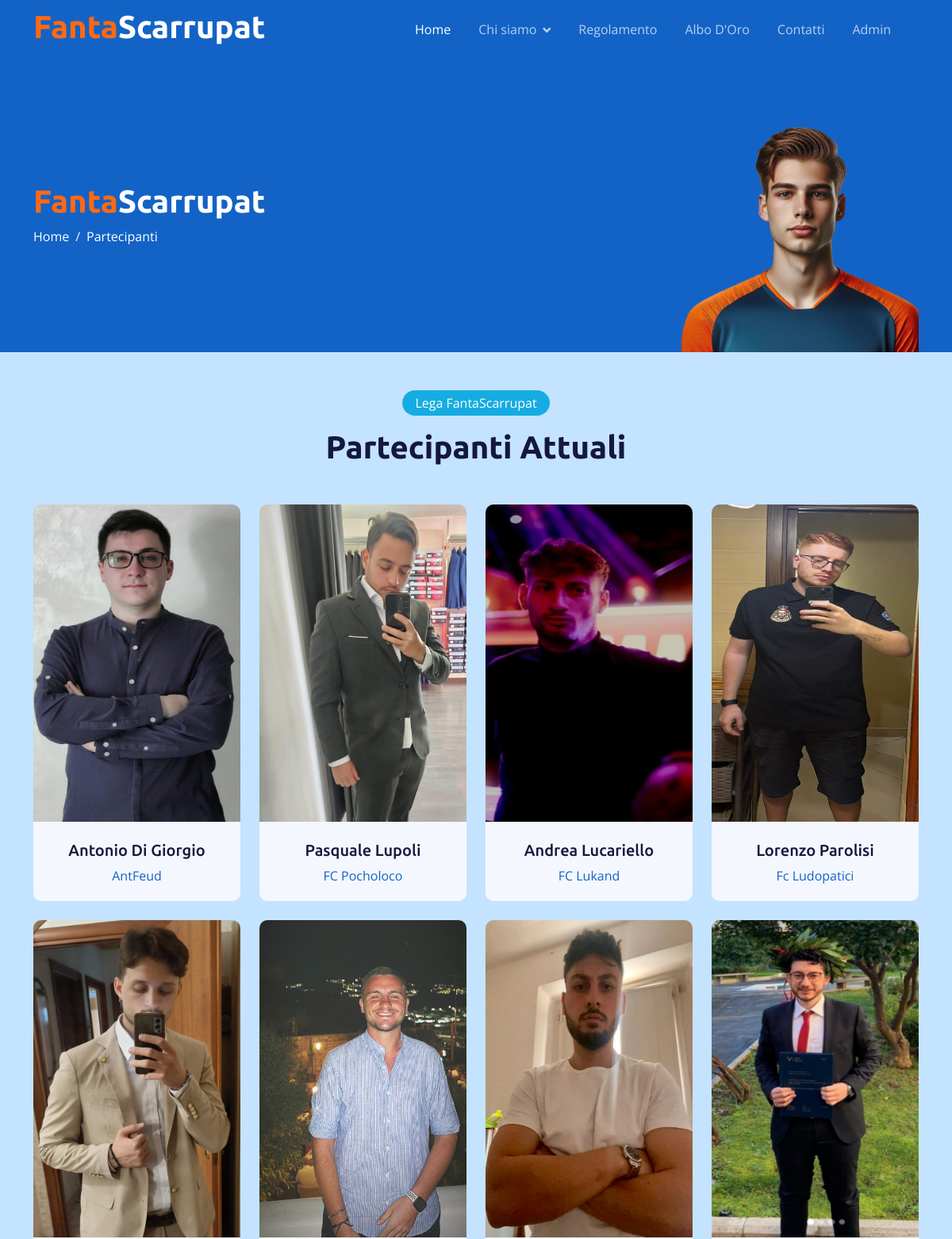
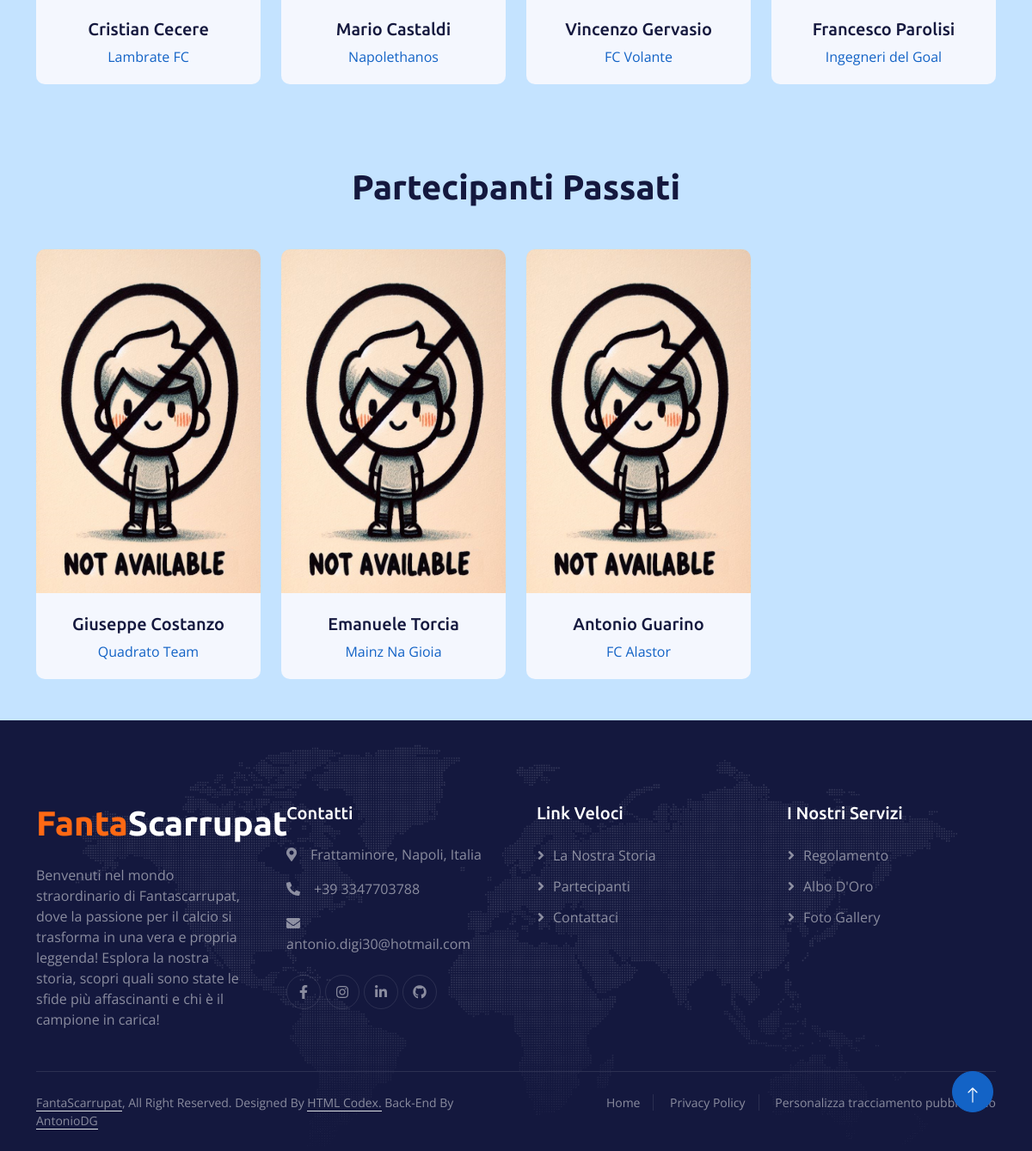
Screenshot of /partecipanti.php with the database file from the repository (2 pictures, top to bottom).
### tables this page shows
CREATE TABLE IF NOT EXISTS `fantasquadra` (
  `nome_fantasquadra` varchar(100) NOT NULL,
  `scudetto` varchar(100) DEFAULT NULL,
  `fantallenatore` varchar(100) NOT NULL,
  `immagine_fantallenatore` varchar(100) NOT NULL,
  `flag_attuale` varchar(1) NOT NULL,
  PRIMARY KEY (`nome_fantasquadra`)
);

### partecipanti.php (the view, shortened to what this page needs)
<!DOCTYPE html>
<html lang="en">
<head>
    <link href="https://cdnjs.cloudflare.com/ajax/libs/font-awesome/5.10.0/css/all.min.css" rel="stylesheet">
    <link href="https://cdn.jsdelivr.net/npm/bootstrap-icons@1.4.1/font/bootstrap-icons.css" rel="stylesheet">
    <link href="lib/animate/animate.min.css" rel="stylesheet">
    <link href="lib/owlcarousel/assets/owl.carousel.min.css" rel="stylesheet">
    <link href="css/bootstrap.min.css" rel="stylesheet">
    <link href="css/style.css" rel="stylesheet">
</head>
<body>
    <?php
      include 'php/contVisual.php';
    ?>
    <div class="container-fluid pt-5 bg-primary hero-header">
        <div class="container pt-5">
            <div class="row g-5 pt-5">
                <div class="col-lg-6 align-self-center text-center text-lg-start mb-lg-5">
                    <h1><span class="text-color1">Fanta</span><span class="text-color2">Scarrupat</span></h1>
                    <nav aria-label="breadcrumb">
                        <ol class="breadcrumb justify-content-center justify-content-lg-start mb-0">
                            <li class="breadcrumb-item"><a class="text-white" href="index.php">Home</a></li>
                            <li class="breadcrumb-item text-white active" aria-current="page">Partecipanti</li>
                        </ol>
                    </nav>
                </div>
                <div class="col-lg-6 align-self-end text-center text-lg-end">
                    <img class="img-fluid" src="img/player_mezzo_busto.png" alt="" style="max-height: 300px;">
                </div>
            </div>
        </div>
    </div>
    <div class="container-xxl py-5">
      <div class="container">
        <div class="text-center mx-auto mb-5 wow fadeInUp" data-wow-delay="0.1s" style="max-width: 500px;">
          <div class="d-inline-block rounded-pill bg-secondary text-ball py-1 px-3 mb-3">Lega FantaScarrupat</div>
          <h1 class="display-6 mb-5">Partecipanti Attuali</h1>
        </div>
        <div class="row g-4">
          <?php
          $query = "SELECT * FROM fantasquadra WHERE flag_attuale = 1";
          $result = $conn->query($query);
          if ($result->num_rows > 0) {
            while($row = $result->fetch_assoc()) {
              $nome_squadra = $row['nome_fantasquadra'];
              ?>
              <div class="col-lg-3 col-md-6 wow fadeInUp" data-wow-delay="0.3s">
                <div class="team-item position-relative rounded overflow-hidden">
                  <div class="overflow-hidden">
                    <img class="img-fluid-personal" src="img/partecipanti/<?php echo $row["immagine_fantallenatore"]?>" alt=" Errore Recupero Foto Fantallenatore">
                  </div>
                  <div class="team-text bg-light text-center p-4">
                    <h5><?php echo $row['fantallenatore']; ?></h5>
                    <p class="text-primary"><?php echo $nome_squadra; ?></p>
                  </div>
                </div>
              </div>
              <?php
            }
          }
          ?>
        </div>
      </div>
    </div>
    <div class="container-xxl py-5">
      <div class="container">
        <div class="text-center mx-auto mb-5 wow fadeInUp" data-wow-delay="0.1s" style="max-width: 500px;">
          <h1 class="display-6 mb-5">Partecipanti Passati</h1>
        </div>
        <div class="row g-4">
          <?php
            $query = "SELECT * FROM fantasquadra WHERE flag_attuale = 0";
            $result = $conn->query($query);
              if ($result->num_rows > 0) {
                while($row = $result->fetch_assoc()) {
                  $nome_squadra = $row['nome_fantasquadra'];
          ?>
                  <div class="col-lg-3 col-md-6 wow fadeInUp" data-wow-delay="0.3s">
                    <div class="team-item position-relative rounded overflow-hidden">
                      <div class="overflow-hidden">
                        <img class="img-fluid-personal" src="img/partecipanti/<?php echo $row["immagine_fantallenatore"]?>" alt=" Errore Recupero Foto Fantallenatore">
                      </div>
                      <div class="team-text bg-light text-center p-4">
                        <h5><?php echo $row['fantallenatore']; ?></h5>
                        <p class="text-primary"><?php echo $nome_squadra; ?></p>
                      </div>
                    </div>
                  </div>
          <?php
                }
              }
          ?>
        </div>
      </div>
    </div>
    <a href="#" class="btn btn-lg btn-primary btn-lg-square back-to-top pt-2"><i class="bi bi-arrow-up"></i></a>
</body>
</html>

### css/style.css (style rules this page uses)
:root { --primary: #1363C6; --secondary: #15ACE1; --light: #F4F7FE; --dark: #14183E; }
.text-color1 { color: #FF6914; }
.text-color2 { color: #FFFFFF; }
.back-to-top { position: fixed; display: none; right: 45px; bottom: 45px; z-index: 99; }
h1, h2, h3, .fw-bold { font-weight: 700 !important; }
h4, h5, h6, .fw-medium { font-weight: 500 !important; }
.btn { font-weight: 500; transition: .5s; }
.btn-lg-square { width: 48px; height: 48px; }
.btn-square, .btn-sm-square, .btn-lg-square { padding: 0; display: flex; align-items: center; justify-content: center; font-weight: normal; border-radius: 50px; }
.team-item img { position: relative; top: 0; transition: .5s; }
.team-item .team-text { position: relative; height: 100px; transition: .5s; }
* { box-sizing: border-box; }
.sticky-top { top: -150px; transition: .5s; }
.navbar { padding: 11px 0 !important; height: 75px; }
.navbar .navbar-nav .nav-link { margin-right: 35px; padding: 0; color: rgba(255, 255, 255, .7); outline: none; }
.navbar .navbar-nav .nav-link:hover, .navbar .navbar-nav .nav-link.active { color: rgba(255, 255, 255, 1); }
.navbar .dropdown-toggle::after { border: none; content: "\f107"; font-family: "Font Awesome 5 Free"; font-weight: 900; vertical-align: middle; margin-left: 8px; }
.hero-header { margin-top: -75px; background-size: cover; }
.hero-header .breadcrumb-item+.breadcrumb-item::before { color: var(--light); }
.footer { background: url(../img/footer.png) center center no-repeat; background-size: contain; }
.footer .btn.btn-social { margin-right: 5px; width: 40px; height: 40px; display: flex; align-items: center; justify-content: center; color: rgba(255,255,255,.5); border: 1px solid rgba(256, 256, 256, .1); border-radius: 40px; transition: .3s; }
.footer .btn.btn-link { display: block; margin-bottom: 10px; padding: 0; text-align: left; color: rgba(255,255,255,.5); font-weight: normal; transition: .3s; }
.footer .btn.btn-link::before { position: relative; content: "\f105"; font-family: "Font Awesome 5 Free"; font-weight: 900; margin-right: 10px; }
.footer .copyright { padding: 25px 0; font-size: 14px; border-top: 1px solid rgba(256, 256, 256, .1); }
.footer .copyright a { color: rgba(255,255,255,.5); }
.footer .footer-menu a { margin-right: 15px; padding-right: 15px; border-right: 1px solid rgba(255, 255, 255, .1); }
.footer .footer-menu a:last-child { margin-right: 0; padding-right: 0; border-right: none; }

### rows the page displays
fantasquadra: immagine_fantallenatore (picture), fantallenatore "Antonio Di Giorgio", nome_fantasquadra "AntFeud"
fantasquadra: immagine_fantallenatore (picture), fantallenatore "Pasquale Lupoli", nome_fantasquadra "FC Pocholoco"
fantasquadra: immagine_fantallenatore (picture), fantallenatore "Andrea Lucariello", nome_fantasquadra "FC Lukand"
fantasquadra: immagine_fantallenatore (picture), fantallenatore "Lorenzo Parolisi", nome_fantasquadra "Fc Ludopatici"
fantasquadra: immagine_fantallenatore (picture), fantallenatore "Cristian Cecere", nome_fantasquadra "Lambrate FC"
fantasquadra: immagine_fantallenatore (picture), fantallenatore "Mario Castaldi", nome_fantasquadra "Napolethanos"
fantasquadra: immagine_fantallenatore (picture), fantallenatore "Vincenzo Gervasio", nome_fantasquadra "FC Volante"
fantasquadra: immagine_fantallenatore (picture), fantallenatore "Francesco Parolisi", nome_fantasquadra "Ingegneri del Goal"
fantasquadra: immagine_fantallenatore (picture), fantallenatore "Giuseppe Costanzo", nome_fantasquadra "Quadrato Team"
fantasquadra: immagine_fantallenatore (picture), fantallenatore "Emanuele Torcia", nome_fantasquadra "Mainz Na Gioia"
fantasquadra: immagine_fantallenatore (picture), fantallenatore "Antonio Guarino", nome_fantasquadra "FC Alastor"
